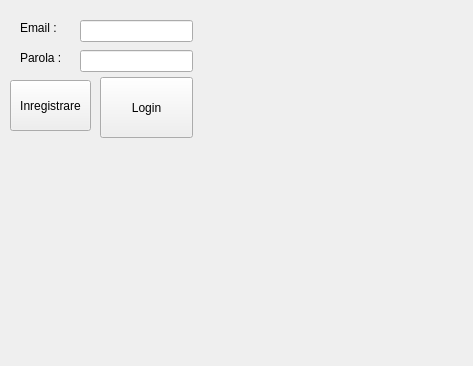
<?xml version="1.0" encoding="UTF-8"?>
<ui version="4.0">
 <class>Form</class>
 <widget class="QWidget" name="Form">
  <property name="geometry">
   <rect>
    <x>0</x>
    <y>0</y>
    <width>473</width>
    <height>366</height>
   </rect>
  </property>
  <property name="windowTitle">
   <string>Form</string>
  </property>
  <widget class="QLabel" name="label">
   <property name="geometry">
    <rect>
     <x>20</x>
     <y>20</y>
     <width>41</width>
     <height>16</height>
    </rect>
   </property>
   <property name="text">
    <string>Email :</string>
   </property>
  </widget>
  <widget class="QLabel" name="label_2">
   <property name="geometry">
    <rect>
     <x>20</x>
     <y>50</y>
     <width>51</width>
     <height>16</height>
    </rect>
   </property>
   <property name="text">
    <string>Parola :</string>
   </property>
  </widget>
  <widget class="QLineEdit" name="email_input">
   <property name="geometry">
    <rect>
     <x>80</x>
     <y>20</y>
     <width>113</width>
     <height>22</height>
    </rect>
   </property>
  </widget>
  <widget class="QLineEdit" name="password_input">
   <property name="geometry">
    <rect>
     <x>80</x>
     <y>50</y>
     <width>113</width>
     <height>22</height>
    </rect>
   </property>
   <property name="echoMode">
    <enum>QLineEdit::Password</enum>
   </property>
  </widget>
  <widget class="QPushButton" name="register_button">
   <property name="geometry">
    <rect>
     <x>10</x>
     <y>80</y>
     <width>81</width>
     <height>51</height>
    </rect>
   </property>
   <property name="text">
    <string>Inregistrare</string>
   </property>
  </widget>
  <widget class="QPushButton" name="login_button">
   <property name="geometry">
    <rect>
     <x>100</x>
     <y>77</y>
     <width>93</width>
     <height>61</height>
    </rect>
   </property>
   <property name="text">
    <string>Login</string>
   </property>
  </widget>
 </widget>
 <resources/>
 <connections/>
</ui>
